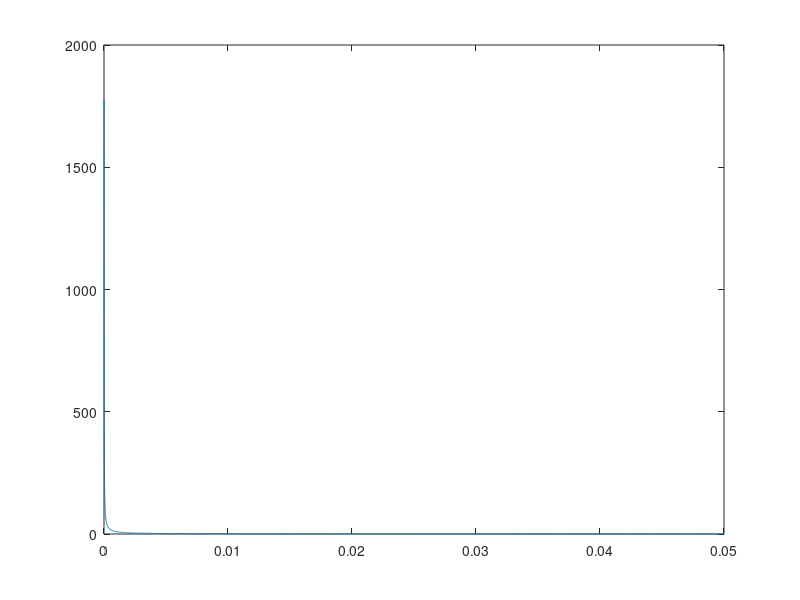

Write MATLAB code to recreate this figure.
close all

mean = 1e-2;
density = 1e4;
maxX = 5e-2;

x=0:maxX/density:maxX;

k = 1;
theta = mean ./ k;
gamma1=pdf('Gamma',x,k,theta);

k = 0.01;
theta = mean ./ k;
gamma2=pdf('Gamma',x,k,theta);

plot(x,gamma1,x,gamma2);
legend('k = 1.00','k = 0.01');

plot(x,gamma2);